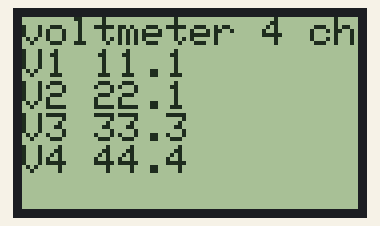
This sketch was run on a simulated Arduino Uno, built with avr-gcc and run on an emulated ATmega328P. Shown: 84×48 one-colour display.

Above: at 0.16 s.
At 4.94 s:
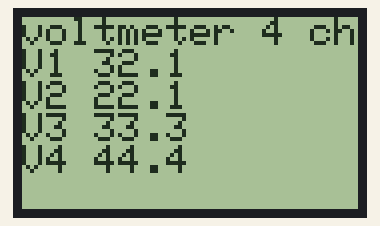
At 9.94 s:
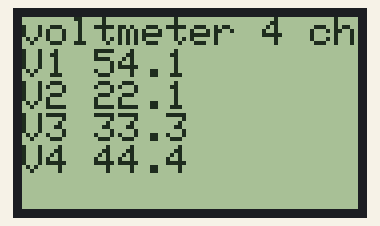
At 19.95 s:
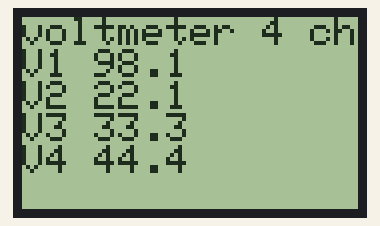
At 29.74 s:
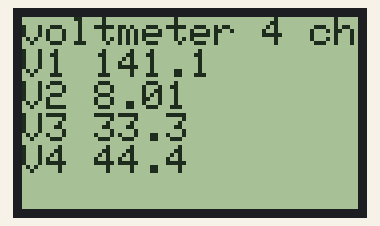
At 39.75 s:
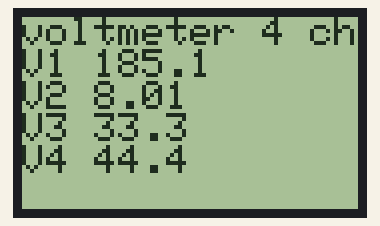

The sketch:

pcd8544.ino
```cpp
#include <PCD8544.h>


// A custom glyph (a smiley)...
static const byte glyph[] = { B00010000, B00110100, B00110000, B00110100, B00010000 };


static PCD8544 lcd;


void setup() {
  // PCD8544-compatible displays may have a different resolution...
  lcd.begin(84, 48);

  // Add the smiley to position "0" of the ASCII table...
  lcd.createChar(0, glyph);
}

void printVoltageLCD(float voltage1, float voltage2, float voltage3, float voltage4){
  // Un buffer de caracteres para almacenar el flotante como string
  char voltage_char_buffer1[3];
  char voltage_char_buffer2[3];
  char voltage_char_buffer3[3];
  char voltage_char_buffer4[3];
  // 1 enteros, 1 decimales
  dtostrf(voltage1, 1, 1, voltage_char_buffer1);


  // Texto inicial
  lcd.setCursor(0, 0);
  lcd.print("voltmeter 4 ch");

  // Escribir voltajes 1 y 2 en Segunda linea
  lcd.setCursor(0, 1);
  lcd.print("V1");
  lcd.write(' ');
  lcd.print(voltage_char_buffer1);


  lcd.setCursor(0, 2);
  dtostrf(voltage2, 1, 1, voltage_char_buffer2);
  //lcd.write(' ');
  lcd.print("V2");
  lcd.write(' ');
  lcd.print(voltage_char_buffer2);

  // Escribir voltajes 3 y 4 en Segunda linea

  lcd.setCursor(0, 3);
  dtostrf(voltage3, 1, 1, voltage_char_buffer3);
  lcd.print("V3");
  lcd.write(' ');
  lcd.print(voltage_char_buffer3);

  lcd.setCursor(0, 4);
  dtostrf(voltage4, 1, 1, voltage_char_buffer4);
  //lcd.write(' ');
  lcd.print("V4");
  lcd.write(' ');
  lcd.print(voltage_char_buffer4);

}

void loop() {
  static float voltage1 = 11.1;
  float voltage2 = 22.2;
  float voltage3 = 33.3;
  float voltage4 = 44.4;
  printVoltageLCD(voltage1, voltage2, voltage3, voltage4);
  delay(200);
  voltage1++;
}
```
